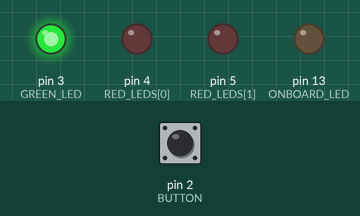
A sketch run on a simulated Arduino Uno, built with avr-gcc and run on an emulated ATmega328P. Shown: output pins drawn as LEDs (lit = HIGH). Inputs (shaded band) come from the test bench; at power-on: pin 2 (BUTTON) LOW.

Above: at 1.2 s.
1.3 s: pin 2 (BUTTON) pulled HIGH for 1 s
At 1.6 s:
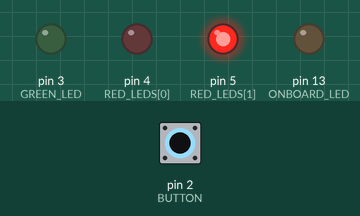
3.8 s: pin 2 (BUTTON) pulled HIGH for 3.2 s
At 6.6 s:
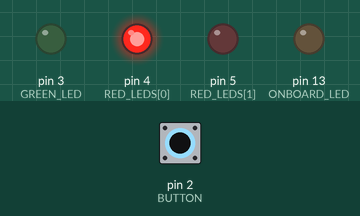
Timing chart, 0 to 8.5 s (numbered marks = the images above; inputs shaded):
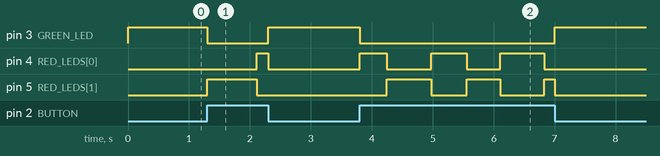

The sketch:

spaceship_control.ino
```cpp
const int ONBOARD_LED = 13;
const int RED_LEDS[2] = {4, 5};
const int GREEN_LED = 3;
const int BUTTON = 2;
const int DELAY_TIME = 500;

int buttonState = 0;
int visibleRed = 0;
unsigned long prevTime = 0;
long timer = DELAY_TIME;

void setGreenState(int state) {
  digitalWrite(GREEN_LED, state);
}

void setRedState(int firstState, int secondState) {
  digitalWrite(RED_LEDS[0], firstState);
  digitalWrite(RED_LEDS[1], secondState);
}

void displayRedState() {
  int firstState = 0 == visibleRed ? LOW : HIGH;
  int secondState = 0 == visibleRed ? HIGH : LOW;
  setRedState(firstState, secondState);
}

void setup() {
  Serial.begin(9600);

  pinMode(RED_LEDS[0], OUTPUT);
  pinMode(RED_LEDS[1], OUTPUT);
  pinMode(GREEN_LED, OUTPUT);
  pinMode(BUTTON, INPUT);

  pinMode(ONBOARD_LED, OUTPUT);
  digitalWrite(ONBOARD_LED, LOW);

  prevTime = millis();
}

void loop() {
  unsigned long curTime = millis();
  buttonState = digitalRead(BUTTON);
  if (LOW == buttonState) {
    setGreenState(HIGH);
    setRedState(LOW, LOW);
  }
  else {
    setGreenState(LOW);
    displayRedState();

    if (timer > 0) {
      timer -= curTime - prevTime;
    }
    else {
      visibleRed = 0 == visibleRed ? 1 : 0;
      timer = DELAY_TIME;
    }
  }
  prevTime = curTime;
}
```

Measured:
- after the input at 1.3 s, pin 3 (GREEN_LED): HIGH → LOW at once, → HIGH 1.0 s later; pin 4 (RED_LEDS[0]): LOW → HIGH after 0.81 s, → LOW 0.19 s later; pin 5 (RED_LEDS[1]): LOW → HIGH at once, → LOW 0.81 s later
- after the input at 3.8 s, pin 3 (GREEN_LED): HIGH → LOW at once, → HIGH 3.2 s later; pin 4 (RED_LEDS[0]): goes HIGH 0.45 s, LOW 0.73 s, HIGH 0.59 s, LOW 0.55 s, HIGH 0.72 s, then LOW, starting at once; pin 5 (RED_LEDS[1]): goes HIGH 0.73 s, LOW 0.59 s, HIGH 0.55 s, LOW 0.72 s, HIGH 0.17 s, then LOW, starting after 0.45 s
